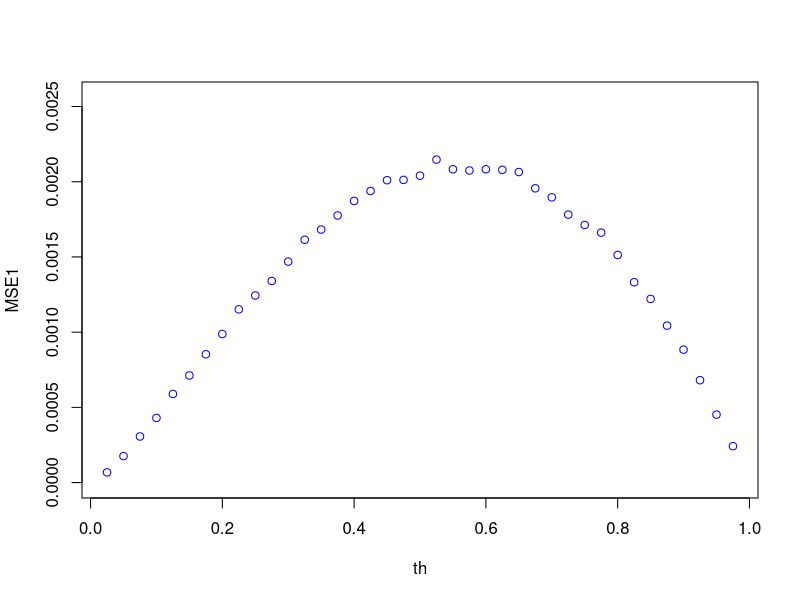
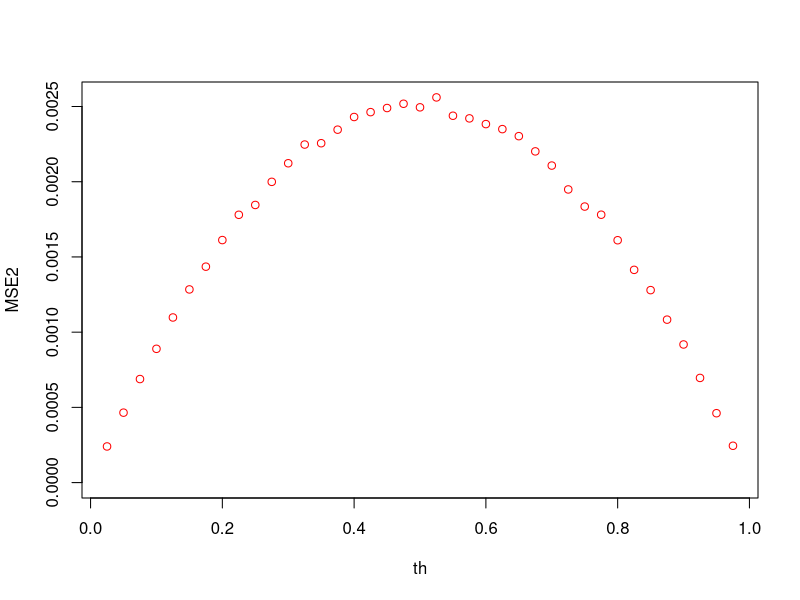
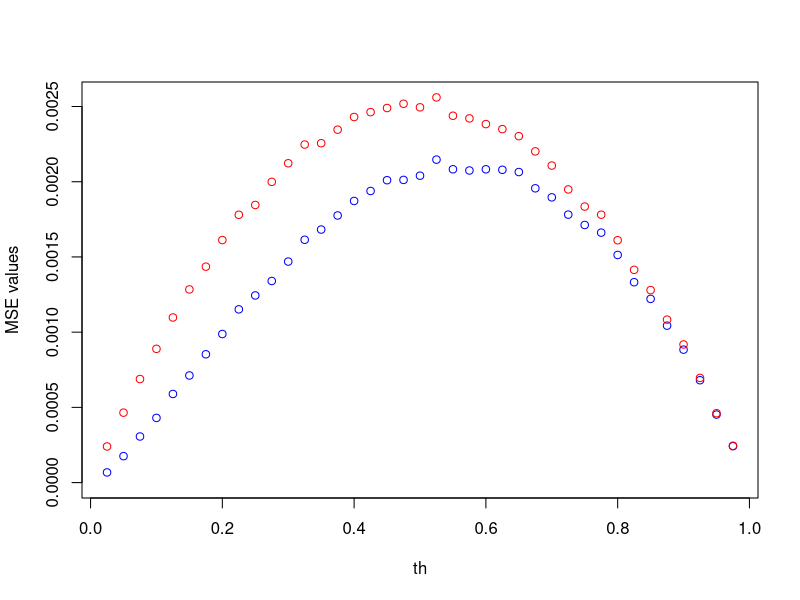
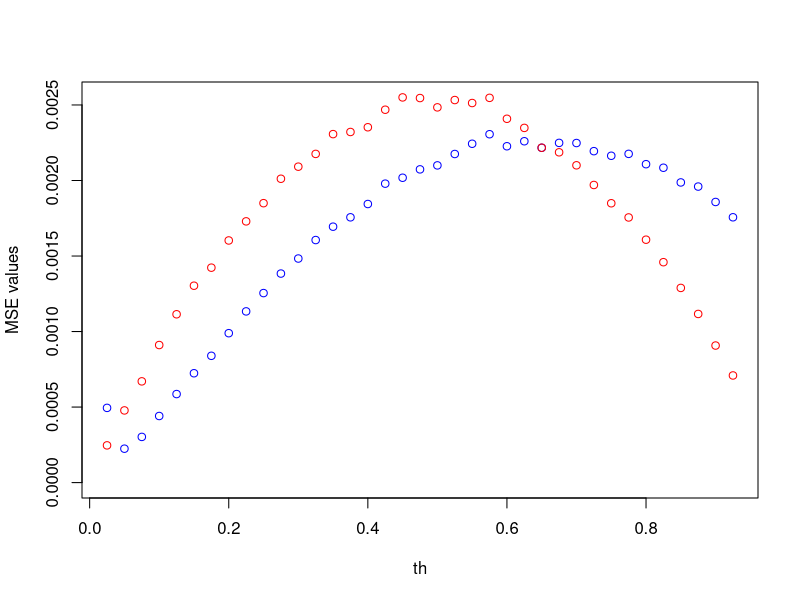

R code for these plots, in order:
## ---- chunk 1
knitr::opts_chunk$set(echo = TRUE)
## ---- chunk 2
th = (1:39)/40
p.th = sqrt(th)
th.hat.1=th.hat.2=MSE1=MSE2=0
for (i in 1:39) {
  for (j in 1:10000) {
    samp <- rbinom(100, 2, p.th[i])
    th.hat.1[j] = mean(samp)/2
    th.hat.1[j] = th.hat.1[j]^2
    th.hat.2[j] = mean(samp==2)
  }
  mth1 = (th.hat.1 - th[i])^2
  mth2 = (th.hat.2 - th[i])^2
  MSE1[i] = mean(mth1)
  MSE2[i] = mean(mth2)
}

## ---- chunk 3
ymax = max(MSE1, MSE2)
## ---- chunk 4
plot(th,MSE1,col='blue',ylim=c(0,ymax))
## ---- chunk 5
plot(th,MSE2,col='red',ylim=c(0,ymax))
## ---- chunk 6
plot(th, MSE1, col='blue', ylim=c(0, ymax), xlab = 'th', ylab = 'MSE values')
points(th, MSE2, col='red')
## ---- chunk 7
summary(MSE1)
summary(MSE2)
## ---- chunk 8
th.2 = (1:37)/40
p.th.2 = sqrt( (40*th.2-1)/36)
th.hat.1.2=th.hat.2.2=MSE1.2=MSE2.2=0
for (i in 1:37) {
  for (j in 1:10000) {
    pop = rep(c(p.th.2[i], 0.5), c(9,1))
    random.p = sample(pop, size=100, replace=T)
    samp.2 = rbinom(100, 2, random.p)
    th.hat.1.2[j] = mean(samp.2)/2
    th.hat.1.2[j] = th.hat.1.2[j]^2
    th.hat.2.2[j] = mean(samp.2==2)
  }
  mth1.2 = (th.hat.1.2 - th.2[i])^2
  mth2.2 = (th.hat.2.2 - th.2[i])^2
  MSE1.2[i] = mean(mth1.2)
  MSE2.2[i] = mean(mth2.2)
}

ymax.2 = max(MSE1.2, MSE2.2)

plot(th.2, MSE1.2, col='blue', ylim=c(0, ymax.2), xlab = 'th', ylab = 'MSE values')
points(th.2, MSE2.2, col='red')
## ---- chunk 9
summary(MSE1.2)
summary(MSE2.2)
